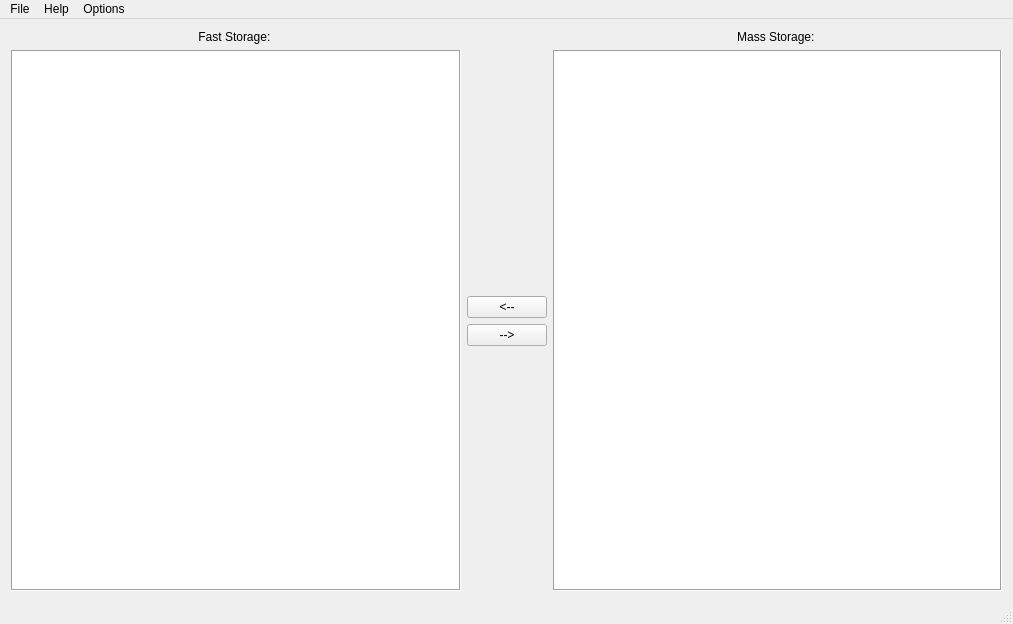
<?xml version="1.0" encoding="UTF-8"?>
<ui version="4.0">
 <class>ssmClass</class>
 <widget class="QMainWindow" name="ssmClass">
  <property name="geometry">
   <rect>
    <x>0</x>
    <y>0</y>
    <width>1013</width>
    <height>624</height>
   </rect>
  </property>
  <property name="windowTitle">
   <string>Steam StorageManager</string>
  </property>
  <widget class="QWidget" name="centralWidget">
   <layout class="QGridLayout" name="gridLayout">
    <item row="0" column="0">
     <widget class="QLabel" name="FastStorageLabel">
      <property name="text">
       <string>Fast Storage: </string>
      </property>
      <property name="alignment">
       <set>Qt::AlignCenter</set>
      </property>
     </widget>
    </item>
    <item row="0" column="2">
     <widget class="QLabel" name="MassStorageLabel">
      <property name="text">
       <string>Mass Storage: </string>
      </property>
      <property name="alignment">
       <set>Qt::AlignCenter</set>
      </property>
     </widget>
    </item>
    <item row="1" column="0">
     <widget class="QColumnView" name="FastStorageView">
      <property name="frameShape">
       <enum>QFrame::Box</enum>
      </property>
      <property name="iconSize">
       <size>
        <width>10</width>
        <height>10</height>
       </size>
      </property>
     </widget>
    </item>
    <item row="1" column="1">
     <layout class="QVBoxLayout" name="verticalLayout">
      <property name="spacing">
       <number>6</number>
      </property>
      <item>
       <spacer name="verticalSpacer">
        <property name="orientation">
         <enum>Qt::Vertical</enum>
        </property>
        <property name="sizeHint" stdset="0">
         <size>
          <width>20</width>
          <height>40</height>
         </size>
        </property>
       </spacer>
      </item>
      <item>
       <widget class="QPushButton" name="MoveToFastButton">
        <property name="text">
         <string>&lt;--</string>
        </property>
       </widget>
      </item>
      <item>
       <widget class="QPushButton" name="MoveToMassButton">
        <property name="text">
         <string>--&gt;</string>
        </property>
       </widget>
      </item>
      <item>
       <spacer name="verticalSpacer_2">
        <property name="orientation">
         <enum>Qt::Vertical</enum>
        </property>
        <property name="sizeHint" stdset="0">
         <size>
          <width>20</width>
          <height>40</height>
         </size>
        </property>
       </spacer>
      </item>
     </layout>
    </item>
    <item row="1" column="2">
     <widget class="QTableView" name="MassStorageView">
      <property name="frameShape">
       <enum>QFrame::Box</enum>
      </property>
      <property name="iconSize">
       <size>
        <width>10</width>
        <height>10</height>
       </size>
      </property>
     </widget>
    </item>
   </layout>
  </widget>
  <widget class="QMenuBar" name="menuBar">
   <property name="geometry">
    <rect>
     <x>0</x>
     <y>0</y>
     <width>1013</width>
     <height>21</height>
    </rect>
   </property>
   <widget class="QMenu" name="menuFile">
    <property name="title">
     <string>File</string>
    </property>
   </widget>
   <widget class="QMenu" name="menuHelp">
    <property name="title">
     <string>Help</string>
    </property>
   </widget>
   <widget class="QMenu" name="menuOptions">
    <property name="title">
     <string>Options</string>
    </property>
   </widget>
   <addaction name="menuFile"/>
   <addaction name="menuHelp"/>
   <addaction name="menuOptions"/>
  </widget>
  <widget class="QStatusBar" name="statusBar"/>
 </widget>
 <layoutdefault spacing="6" margin="11"/>
 <resources>
  <include location="ssm.qrc"/>
 </resources>
 <connections/>
</ui>
